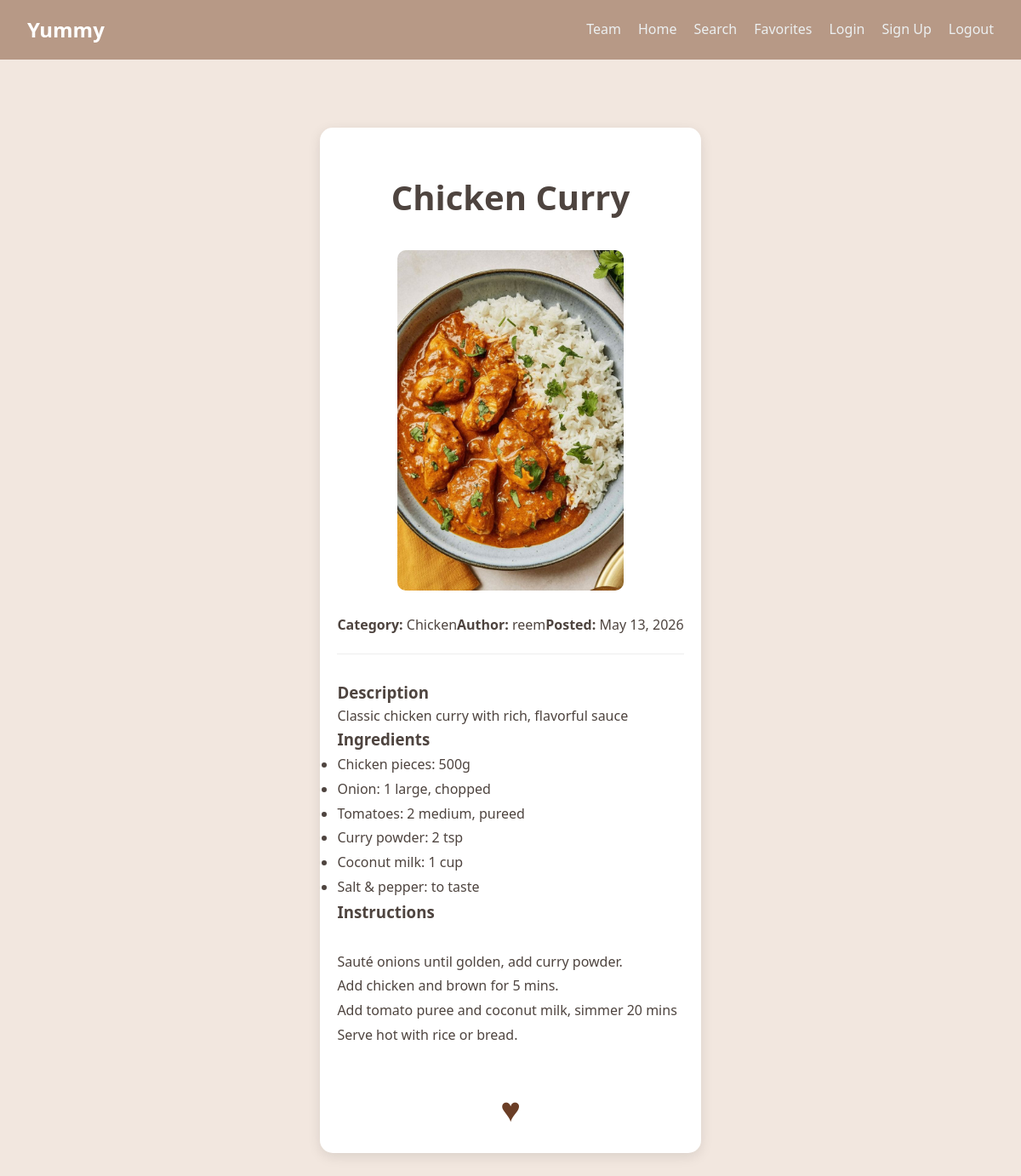
The page /recipe/chicken-curry/ on the database its author committed.
### recipes/models.py (models this page shows, shortened)
class Recipe(models.Model):
    DIET_CHOICES = [
        ('all', 'General / Non-Specific'),
        ('keto', 'Keto Friendly'),
        ('vegan', 'Vegan / Vegetarian'),
        ('protein', 'High Protein'),
        ('gluten-free', 'Gluten-Free'),
    ]
    title = models.CharField(max_length=200, verbose_name="Recipe Title")
    slug = models.SlugField(unique=True, blank=True, null=True)
    description = models.TextField(help_text="Briefly describe the dish")
    ingredients = models.TextField(help_text="Separate ingredients with a comma or new line")
    instructions = models.TextField()
    image = models.ImageField(upload_to='recipes/%Y/%m/%d/', default='default_recipe.jpg')
    category = models.ForeignKey(Category, on_delete=models.SET_NULL, null=True, related_name='recipes')
    author = models.ForeignKey(User, on_delete=models.CASCADE, related_name='my_recipes')
    diet_type = models.CharField(max_length=20, choices=DIET_CHOICES, default='all',null=True,blank=True)
    prep_time = models.PositiveIntegerField(default=30, help_text="Preparation time in minutes",null=True,blank=True)
    calories = models.PositiveIntegerField(default=500, help_text="Calories per serving",null=True,blank=True)
    created_at = models.DateTimeField(auto_now_add=True)
    updated_at = models.DateTimeField(auto_now=True)
    class Meta:
        ordering = ['-created_at']
        verbose_name = "Recipe"
        verbose_name_plural = "Recipes"

class Category(models.Model):
    name = models.CharField(max_length=100, unique=True, verbose_name="Category Name")
    image = models.ImageField(upload_to='categories/', null=True, blank=True)
    class Meta:
        verbose_name = "Category"
        verbose_name_plural = "Categories"

### recipes/views.py (the view)
# urls.py: path("recipe/<slug:slug>/", views.recipe_details, name="recipe_detail"),
def recipe_details(request, slug):
    recipe = get_object_or_404(Recipe, slug=slug)
    return render(request, "recipes/recipe-details.html", {'recipe': recipe})

### recipes/templates/recipes/recipe-details.html (shortened to what this page needs)
{% load static %}
<!DOCTYPE html>
<html lang="en">
<head>
    <link rel="stylesheet" href="{% static 'css/style.css' %}">
</head>
<body>
    <div id="navbar">
        <nav class="main-nav">
            <div class="logo">Yummy</div>
            <ul class="nav-links">
                <li><a href="{% url 'cover' %}">Team</a></li>
                <li><a href="{% url 'home' %}">Home</a></li>
                <li><a href="{% url 'search' %}">Search</a></li>
                <li><a href="{% url 'favorites' %}">Favorites</a></li>
                <li><a href="{% url 'login' %}">Login</a></li>
                <li><a href="{% url 'signup' %}">Sign Up</a></li>
                <li><a href="{% url 'logout' %}">Logout</a></li>
            </ul>
        </nav>
    </div>
    <div class="page-wrapper">
        <div class="recipe-detail-container"
            style="max-width: 800px; margin: 40px auto; padding: 20px; background: white; border-radius: 15px; box-shadow: 0 4px 15px rgba(0,0,0,0.1);">
            <h1 style="text-align: center; color: var(--dark-walnut);">{{ recipe.title }}</h1>
            <div style="text-align: center; margin-bottom: 20px;">
                <img src="{{ recipe.image.url }}" alt="{{ recipe.title }}"
                    style="max-width: 100%; border-radius: 10px; height: 400px; object-fit: cover;">
            </div>
            <div class="meta-info"
                style="display: flex; justify-content: space-around; margin-bottom: 30px; border-bottom: 1px solid #eee; padding-bottom: 20px;">
                <span><strong>Category:</strong> {{ recipe.category.name }}</span>
                <span><strong>Author:</strong> {{ recipe.author.username }}</span>
                <span><strong>Posted:</strong> {{ recipe.created_at|date:"M d, Y" }}</span>
            </div>
            <div class="recipe-body">
                <h3>Description</h3>
                <p>{{ recipe.description }}</p>
                <h3>Ingredients</h3>
                <ul style="line-height: 1.8;">
                    {% for ingredient in recipe.ingredients.splitlines %}
                    {% if ingredient.strip %}
                    <li>{{ ingredient }}</li>
                    {% endif %}
                    {% endfor %}
                </ul>
                <h3>Instructions</h3>
                <div style="line-height: 1.8; white-space: pre-line;">
                    {{ recipe.instructions }}
                </div>
            </div>
            <div style="text-align: center; margin-top: 40px;">
                <span class="heart" data-id="{{ recipe.id }}" onclick="changecolor(this)"
                    style="font-size: 40px; cursor: pointer; color: #6B3E26;">♥</span>
            </div>
        </div>
    </div>
</body>
</html>

### recipes/static/css/style.css (style rules this page uses)
:root { --cashmere-brown: #B79986; --silk-white: #f2e7df; --biscuit-glaze: #DCC4B5; --dark-oak: #4E443F; --pure-white: #ffffff; --primary-color: var(--cashmere-brown); --primary-hover: var(--biscuit-glaze); --bg-color: var(--silk-white); --card-bg: var(--pure-white); --text-main: var(--dark-oak); --text-muted: #8E827C; --border-radius: 12px; --shadow-lg: 0 8px 20px rgba(183, 153, 134, 0.1); --transition: all 0.3s ease; }
* { margin: 0; padding: 0; box-sizing: border-box; }
body { font-family: "Segoe UI", Tahoma, Geneva, Verdana, sans-serif; line-height: 1.6; background-color: var(--bg-color); color: var(--text-main); }
h1 { text-align: center; margin: 30px 0; color: var(--primary-color); font-size: 2.5rem; }
#navbar { background-color: var(--primary-color); padding: 1rem 2rem; box-shadow: var(--shadow-sm); }
.main-nav { display: flex; justify-content: space-between; align-items: center; max-width: 1200px; margin: 0 auto; }
.logo { color: #fff; font-size: 1.5rem; font-weight: bold; }
.nav-links { display: flex; list-style: none; }
.nav-links li { margin-left: 20px; }
.nav-links a { color: #ecf0f1; text-decoration: none; font-weight: 500; transition: var(--transition); }
.page-wrapper { display: flex; justify-content: center; padding: 40px 20px; background-color: var(--bg-color); }
.nav-links { display: flex !important; list-style: none; }

### rows shown on the page
Recipe: title "Chicken Curry", image (picture), category.name "Chicken", author.username "reem", created_at "May 13, 2026", description "Classic chicken curry with rich, flavorful sauce", instructions "Sauté onions until golden, add curry powder. Add chicken and brown for 5 mins. Add tomato puree and coconut milk, simmer 20 mins Serve hot with rice or bread."

### other values the page prints
{{ ingredient }} "Chicken pieces: 500g" "Onion: 1 large, chopped" "Tomatoes: 2 medium, pureed" "Curry powder: 2 tsp" "Coconut milk: 1 cup" "Salt & pepper: to taste"
